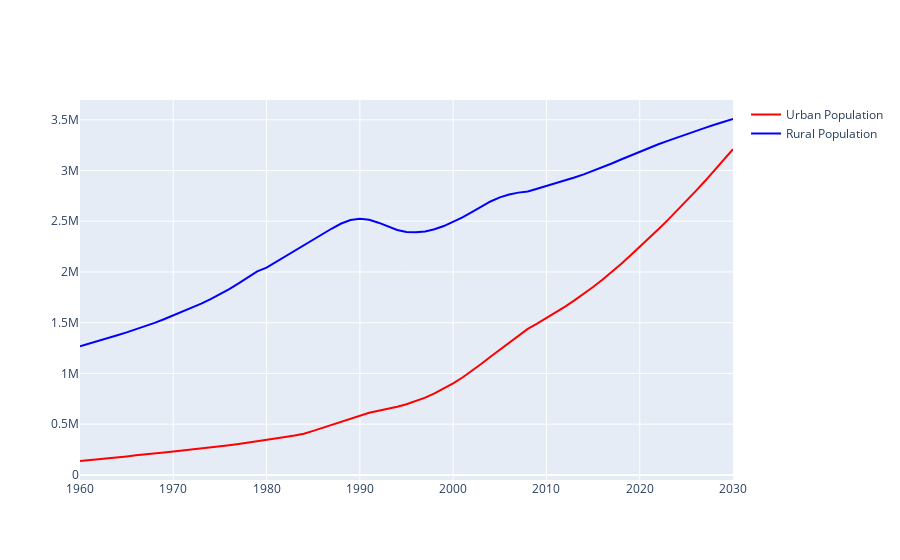

The code cell stored with this chart in its notebook:
### Code cell
fig = make_subplots(rows = 1, cols = 1)
fig.add_trace(go.Scatter(x = df["Year"], y = df["Urban population"], marker = dict(color = "Red"), name = "Urban Population"))
fig.add_trace(go.Scatter(x = df["Year"], y = df["Rural population"], marker = dict(color = "Blue"), name = "Rural Population"))
fig.show()
